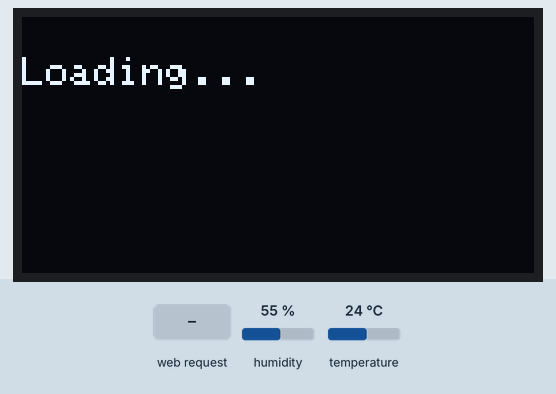
This sketch was run on a simulated ESP32. Shown: 128×64 one-colour display. The test bench sets the inputs (shaded band); at power-on: humidity 55 %, temperature 24 °C. WiFi joins after 1.5 s; servers stay silent unless stated; storage starts empty; what the sketch prints to the serial monitor is not drawn.

Above: at 2.1 s.
At 5.2 s:
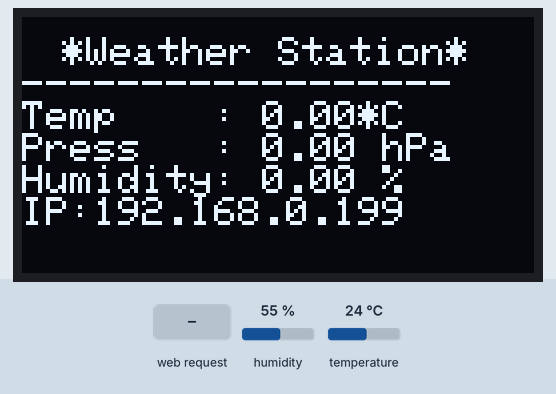
5.3 s: HTTP request GET /temperature received
At 7.3 s:
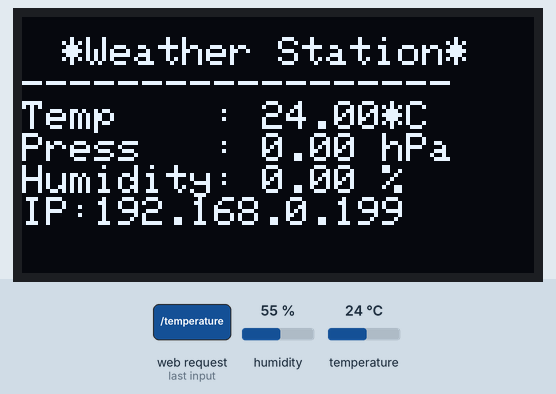
7.6 s: HTTP request GET /humidity received
At 9.5 s:
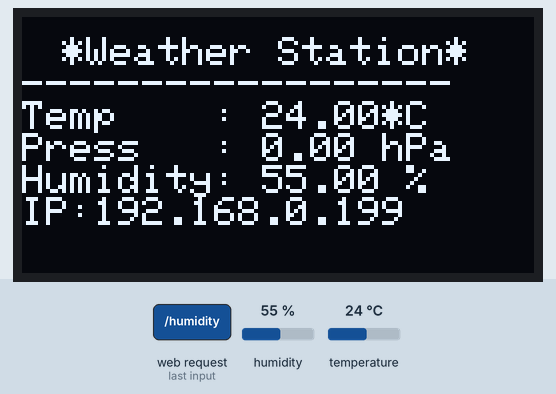
Timing chart, 0 to 11.0 s (numbered marks = the images above; inputs shaded):
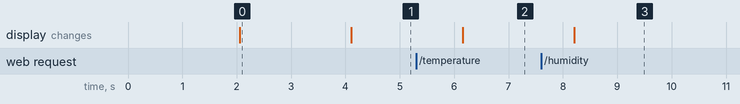

Measured:
- after the input at 5.3 s, the display: changes after 0.86 s (image 2)
- after the input at 7.6 s, the display: changes after 0.61 s (image 3)
- what the display in image 0 shows lasts 2.0 s, from 2.1 s to 4.1 s

The sketch:

ESP_Chart_Web_Server.ino
```cpp
#include <WiFi.h>
#include <ESPAsyncWebServer.h>
#include <SPIFFS.h>
#include <Wire.h>
#include <Adafruit_Sensor.h>
#include <Adafruit_BME280.h>
#include "display_weather_on_oled.h"


float temperature;
float pressure;
float humidity;
String ip;

Adafruit_BME280 bme; // I2C


// My network credentials
const char* ssid = "StarLink";
const char* password = "admin123";

// Create AsyncWebServer object on port 80
AsyncWebServer server(80);

String readBME280Temperature() {
  float t = bme.readTemperature(); //readin temperature
  temperature = t;
  //t = 1.8 * t + 32; //temp to Fahrenheit
  if (isnan(t)) {
    Serial.println("Failed to read from BME280 sensor!");
    return "";
  }
  else {
    Serial.println(t);
    return String(t);
  }
}

String readBME280Humidity() {
  float h = bme.readHumidity(); //reading humidity
  humidity = h;
  if (isnan(h)) {
    Serial.println("Failed to read from BME280 sensor!");
    return "";
  }
  else {
    Serial.println(h);
    return String(h);
  }
}

String readBME280Pressure() {
  float p = bme.readPressure() / 100.0F;
  pressure = p;
  if (isnan(p)) {
    Serial.println("Failed to read from BME280 sensor!");
    return "";
  }
  else {
    Serial.println(p);
    return String(p);
  }
}

void setup() {
  display_weather_on_oled_setup();
  display.println("Loading...");

  Serial.begin(115200); // Serial port for debugging purposes

  bool status;
  // default settings
  // (you can also pass in a Wire library object like &Wire2)
  status = bme.begin(0x76);
  if (!status) {
    Serial.println("Could not find a valid BME280 sensor, check wiring!");
    while (1);
  }

  // Initialize SPIFFS
  if (!SPIFFS.begin()) {
    Serial.println("An Error has occurred while mounting SPIFFS");
    return;
  }

  // Connect to Wi-Fi
  WiFi.begin(ssid, password);
  while (WiFi.status() != WL_CONNECTED) {
    delay(1000);
    Serial.println("Connecting to WiFi..");
  }

  // Print ESP32 Local IP Address
  Serial.println(WiFi.localIP());
  //display.println(WiFi.localIP();

  // Route for root / web page
  server.on("/", HTTP_GET, [](AsyncWebServerRequest * request) {
    request->send(SPIFFS, "/index.html");
  });


  server.on("/temperature", HTTP_GET, [](AsyncWebServerRequest * request) {
    request->send_P(200, "text/plain", readBME280Temperature().c_str());
  });
  server.on("/humidity", HTTP_GET, [](AsyncWebServerRequest * request) {
    request->send_P(200, "text/plain", readBME280Humidity().c_str());
  });
  server.on("/pressure", HTTP_GET, [](AsyncWebServerRequest * request) {
    request->send_P(200, "text/plain", readBME280Pressure().c_str());
  });


  // Start server
  server.begin();

}

void loop() {
  display_weather_on_oled();
}

void display_weather_on_oled() {
  display.clearDisplay();
  display.setCursor(10, 5);
  display.println("*Weather Station*");
  display.println("------------------");

  //temperature
  display.print("Temp    : ");
  display.print(temperature);
  display.println("*C");

  //pressure
  display.print("Press   : ");
  display.print(pressure);
  display.println(" hPa");

  //Humidity
  display.print("Humidity: ");
  display.print(humidity);
  display.println(" %");

  //LocalIp
  display.print("IP:");
  display.print("192.168.0.199");

  display.display();

  delay (1000);
}
```

display_weather_on_oled.h
```cpp
//this is for displaying weather status

#ifndef WEATHER_A
#define WEATHER_A

#include <Arduino.h> //needed for Serial.println

#include <Wire.h>
#include <Adafruit_GFX.h>
#include <Adafruit_SSD1306.h>

#define SCREEN_WIDTH 128 // OLED display width, in pixels
#define SCREEN_HEIGHT 64 // OLED display height, in pixels

// Declaration for an SSD1306 display connected to I2C (SDA, SCL pins)
Adafruit_SSD1306 display(SCREEN_WIDTH, SCREEN_HEIGHT, &Wire, -1);

unsigned long delayTime;

void display_weather_on_oled_setup() {

  if(!display.begin(SSD1306_SWITCHCAPVCC, 0x3C)) { // Address 0x3D for 128x64
    Serial.println(F("SSD1306 allocation failed"));
    for(;;);
  }
  delay(2000);
  display.clearDisplay();

  display.setTextSize(1);
  display.setTextColor(WHITE);
  display.setCursor(0, 10);
  // Display static text
  display.println("Loading...");
  display.display();

   bool status;
  Serial.println();
}

#endif
```
